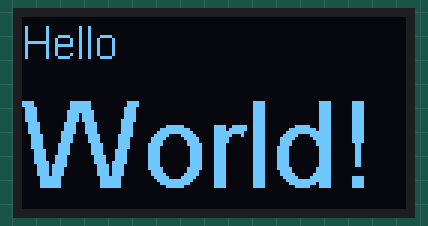
A program run on a simulated Raspberry Pi (BCM pin numbers). Shown: 128×64 one-colour display. Text uses the font file from the repository. At 0.1 s the program stops and its outputs stay as they are.

Above: at 0.2 s.

The program:

hello_world_custom.py
```python
import board
import busio
import adafruit_ssd1306
from PIL import Image, ImageDraw, ImageFont

i2c = busio.I2C(board.SCL, board.SDA)
oled = adafruit_ssd1306.SSD1306_I2C(128, 64, i2c, addr=0x3c)

oled.fill(0)  # Clear the display
oled.show()

text1 = "Hello"
text2 = "World!"
font1 = ImageFont.truetype("arial.ttf", 15)
font2 = ImageFont.truetype("arial.ttf", 40)
image = Image.new("1", (oled.width, oled.height))
draw = ImageDraw.Draw(image)
draw.text((0,0),text1,font=font1,fill=255)     # coordinates (x,y) --> (horizontal, vertical)
draw.text((0,20),text2,font=font2,fill=255)   # coordinates (x,y) --> (horizontal, vertical)

oled.image(image)
oled.show()
```
